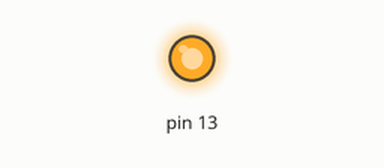
This sketch was run on a simulated Arduino Uno, built with avr-gcc and run on an emulated ATmega328P. Parts: output pins drawn as LEDs (lit = HIGH).

Above: at 0.5 s.
At 5.0 s:
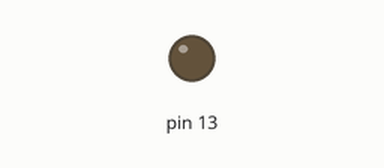
Timing chart, 0 to 7.8 s (numbered marks = the images above):
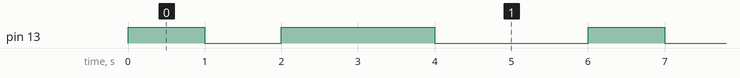

The sketch:

quiz2.ino
```cpp
void setup() {
  // put your setup code here, to run once:
  pinMode(13, OUTPUT);
}

void loop() {
  // put your main code here, to run repeatedly:
  digitalWrite(13, HIGH);
  delay(1000);
  digitalWrite(13, LOW);
  delay(1000);
  digitalWrite(13, HIGH);
  delay(2000);
  digitalWrite(13, LOW);
  delay(2000);
}
```

Measured:
- by itself, pin 13: repeats every 6.0 s: LOW 1.0 s, HIGH 2.0 s, LOW 2.0 s, HIGH 1.0 s
- by itself, everything shown: repeats every 6.0 s, in 4 steps
